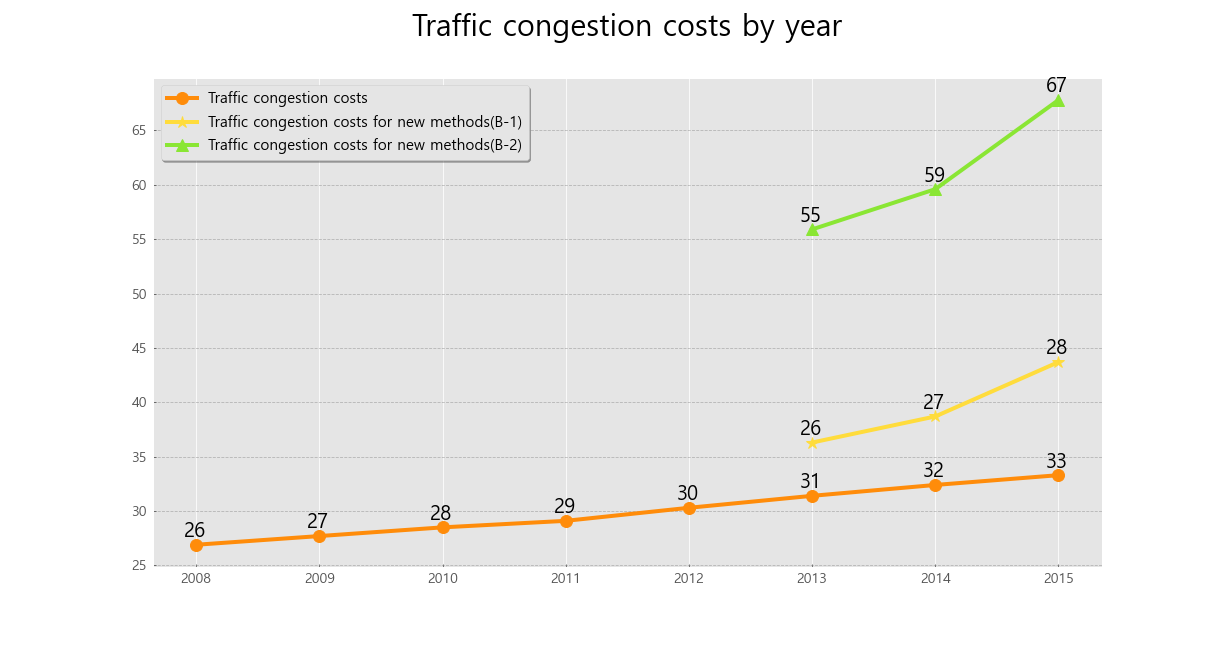

Python code for this plot:
#%%
import matplotlib.pyplot as plt
import numpy as np

x = [2008, 2009, 2010, 2011, 2012, 2013, 2014, 2015, 2016, 2017, 2018]
x_o = [2008, 2009, 2010, 2011, 2012, 2013, 2014, 2015]
x_y = [2013, 2014, 2015]
orange = [26.9, 27.7, 28.5, 29.1, 30.3, 31.4, 32.4, 33.3]
yellow = [36.3, 38.7, 43.7]
lime = [55.9, 59.6, 67.8]

fig = plt.figure(figsize=(17, 9))
plt.rcParams["font.family"] = 'Malgun Gothic'
#plt.grid()

plt.style.use('ggplot')
plt.rc('font',family='Malgun Gothic')
plt.title('''Traffic congestion costs by year
''',fontsize = 30)

plt.plot(x_o, orange, color = '#FF8C0A',label='Traffic congestion costs', marker='o', linestyle='solid', linewidth=4, markersize=12)
for i in range(len(x_o)):
    ay = str(int(orange[i]))
    annotation = ay
    plt.annotate(annotation, xy=(x[i] - .1, orange[i] + .7), size=20)

plt.plot(x_y, yellow, color = '#FFDC3C', label='Traffic congestion costs for new methods(B-1)', marker='*', linestyle='solid', markersize=12,linewidth=4)
for i in range(len(x_y)):
    ay = str(int(orange[i]))
    annotation = ay
    plt.annotate(annotation, xy=(x_y[i] - .1, yellow[i] + .7), size=20)

plt.plot(x_y, lime, color = '#8AE634', label='Traffic congestion costs for new methods(B-2)', marker='^', linestyle='solid', linewidth=4, markersize=12)
for i in range(len(x_y)):
    ay = str(int(lime[i]))
    annotation = ay
    plt.annotate(annotation, xy=(x_y[i] - .1, lime[i] + .7), size=20)

plt.grid(True, axis='y', color='gray', alpha=0.5, linestyle='--')
plt.tick_params(axis='both', direction='in', length=3, pad=6, labelsize=14)
plt.rc('xtick', labelsize=18) 
plt.rc('ytick', labelsize=18)
plt.legend(fontsize=15, fancybox=True, shadow=True, loc='upper left')
plt.savefig('Figure 2.png')
plt.show()

#
# %%
